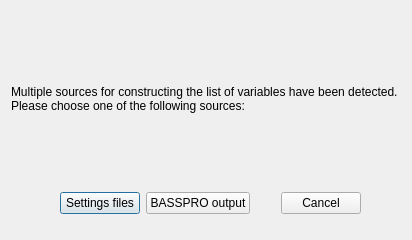
<?xml version="1.0" encoding="UTF-8"?>
<ui version="4.0">
 <class>Thinbass</class>
 <widget class="QDialog" name="Thinbass">
  <property name="geometry">
   <rect>
    <x>0</x>
    <y>0</y>
    <width>412</width>
    <height>240</height>
   </rect>
  </property>
  <property name="windowTitle">
   <string>Dialog</string>
  </property>
  <layout class="QGridLayout" name="gridLayout">
   <item row="0" column="0">
    <layout class="QVBoxLayout" name="verticalLayout_2" stretch="1,10,1,1,1">
     <item>
      <spacer name="verticalSpacer_4">
       <property name="orientation">
        <enum>Qt::Vertical</enum>
       </property>
       <property name="sizeHint" stdset="0">
        <size>
         <width>20</width>
         <height>40</height>
        </size>
       </property>
      </spacer>
     </item>
     <item>
      <layout class="QHBoxLayout" name="horizontalLayout_3" stretch="0">
       <item>
        <widget class="QLabel" name="label_2">
         <property name="text">
          <string>Multiple sources for constructing the list of variables have been detected. 
Please choose one of the following sources:</string>
         </property>
        </widget>
       </item>
      </layout>
     </item>
     <item>
      <spacer name="verticalSpacer_5">
       <property name="orientation">
        <enum>Qt::Vertical</enum>
       </property>
       <property name="sizeHint" stdset="0">
        <size>
         <width>20</width>
         <height>40</height>
        </size>
       </property>
      </spacer>
     </item>
     <item>
      <layout class="QHBoxLayout" name="horizontalLayout_4" stretch="2,0,0,1,0,0">
       <item>
        <spacer name="horizontalSpacer_3">
         <property name="orientation">
          <enum>Qt::Horizontal</enum>
         </property>
         <property name="sizeHint" stdset="0">
          <size>
           <width>40</width>
           <height>20</height>
          </size>
         </property>
        </spacer>
       </item>
       <item>
        <widget class="QPushButton" name="settings_button">
         <property name="text">
          <string>Settings files</string>
         </property>
        </widget>
       </item>
       <item>
        <widget class="QPushButton" name="output_button">
         <property name="text">
          <string>BASSPRO output</string>
         </property>
        </widget>
       </item>
       <item>
        <spacer name="horizontalSpacer_5">
         <property name="orientation">
          <enum>Qt::Horizontal</enum>
         </property>
         <property name="sizeHint" stdset="0">
          <size>
           <width>40</width>
           <height>20</height>
          </size>
         </property>
        </spacer>
       </item>
       <item>
        <widget class="QPushButton" name="cancel_button">
         <property name="text">
          <string>Cancel</string>
         </property>
        </widget>
       </item>
       <item>
        <spacer name="horizontalSpacer_4">
         <property name="orientation">
          <enum>Qt::Horizontal</enum>
         </property>
         <property name="sizeHint" stdset="0">
          <size>
           <width>40</width>
           <height>20</height>
          </size>
         </property>
        </spacer>
       </item>
      </layout>
     </item>
     <item>
      <spacer name="verticalSpacer_6">
       <property name="orientation">
        <enum>Qt::Vertical</enum>
       </property>
       <property name="sizeHint" stdset="0">
        <size>
         <width>20</width>
         <height>40</height>
        </size>
       </property>
      </spacer>
     </item>
    </layout>
   </item>
  </layout>
 </widget>
 <resources/>
 <connections>
  <connection>
   <sender>cancel_button</sender>
   <signal>clicked()</signal>
   <receiver>Thinbass</receiver>
   <slot>close()</slot>
   <hints>
    <hint type="sourcelabel">
     <x>313</x>
     <y>197</y>
    </hint>
    <hint type="destinationlabel">
     <x>205</x>
     <y>119</y>
    </hint>
   </hints>
  </connection>
  <connection>
   <sender>output_button</sender>
   <signal>clicked()</signal>
   <receiver>Thinbass</receiver>
   <slot>close()</slot>
   <hints>
    <hint type="sourcelabel">
     <x>193</x>
     <y>197</y>
    </hint>
    <hint type="destinationlabel">
     <x>205</x>
     <y>119</y>
    </hint>
   </hints>
  </connection>
  <connection>
   <sender>settings_button</sender>
   <signal>clicked()</signal>
   <receiver>Thinbass</receiver>
   <slot>close()</slot>
   <hints>
    <hint type="sourcelabel">
     <x>98</x>
     <y>197</y>
    </hint>
    <hint type="destinationlabel">
     <x>205</x>
     <y>119</y>
    </hint>
   </hints>
  </connection>
  <connection>
   <sender>output_button</sender>
   <signal>clicked()</signal>
   <receiver>Thinbass</receiver>
   <slot>output()</slot>
   <hints>
    <hint type="sourcelabel">
     <x>193</x>
     <y>197</y>
    </hint>
    <hint type="destinationlabel">
     <x>205</x>
     <y>119</y>
    </hint>
   </hints>
  </connection>
  <connection>
   <sender>settings_button</sender>
   <signal>clicked()</signal>
   <receiver>Thinbass</receiver>
   <slot>settings()</slot>
   <hints>
    <hint type="sourcelabel">
     <x>98</x>
     <y>197</y>
    </hint>
    <hint type="destinationlabel">
     <x>205</x>
     <y>119</y>
    </hint>
   </hints>
  </connection>
 </connections>
 <slots>
  <slot>settings()</slot>
  <slot>output()</slot>
 </slots>
</ui>
